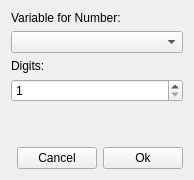
<?xml version="1.0" encoding="UTF-8"?>
<ui version="4.0">
 <class>ComboSpinDialog</class>
 <widget class="QWidget" name="ComboSpinDialog">
  <property name="windowModality">
   <enum>Qt::ApplicationModal</enum>
  </property>
  <property name="geometry">
   <rect>
    <x>0</x>
    <y>0</y>
    <width>194</width>
    <height>180</height>
   </rect>
  </property>
  <property name="windowTitle">
   <string>Input Number</string>
  </property>
  <layout class="QGridLayout" name="gridLayout_2">
   <item row="0" column="0">
    <layout class="QGridLayout" name="gridLayout">
     <item row="1" column="0">
      <widget class="QLabel" name="label">
       <property name="text">
        <string>Variable for Number:</string>
       </property>
      </widget>
     </item>
     <item row="3" column="0">
      <widget class="QLabel" name="label_2">
       <property name="text">
        <string>Digits:</string>
       </property>
      </widget>
     </item>
     <item row="2" column="0">
      <widget class="QComboBox" name="comboBox"/>
     </item>
     <item row="4" column="0">
      <widget class="QSpinBox" name="spinBox">
       <property name="minimum">
        <number>1</number>
       </property>
       <property name="maximum">
        <number>8</number>
       </property>
      </widget>
     </item>
    </layout>
   </item>
   <item row="1" column="0">
    <spacer name="verticalSpacer">
     <property name="orientation">
      <enum>Qt::Vertical</enum>
     </property>
     <property name="sizeHint" stdset="0">
      <size>
       <width>20</width>
       <height>1</height>
      </size>
     </property>
    </spacer>
   </item>
   <item row="2" column="0">
    <layout class="QHBoxLayout" name="horizontalLayout">
     <item>
      <spacer name="horizontalSpacer">
       <property name="orientation">
        <enum>Qt::Horizontal</enum>
       </property>
       <property name="sizeHint" stdset="0">
        <size>
         <width>40</width>
         <height>20</height>
        </size>
       </property>
      </spacer>
     </item>
     <item>
      <widget class="QPushButton" name="button_cancel">
       <property name="text">
        <string>Cancel</string>
       </property>
      </widget>
     </item>
     <item>
      <widget class="QPushButton" name="button_ok">
       <property name="text">
        <string>Ok</string>
       </property>
      </widget>
     </item>
    </layout>
   </item>
  </layout>
 </widget>
 <resources/>
 <connections/>
</ui>
